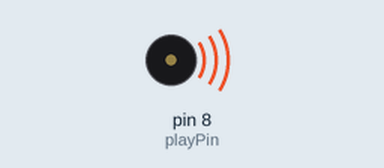
Simulated run of this sketch. Board: Arduino Uno, built with avr-gcc and run on an emulated ATmega328P. On the bench: buzzer (waves = sounding).

Above: at 0.2 s.
Timing chart, 0 to 5.6 s (numbered marks = the images above):
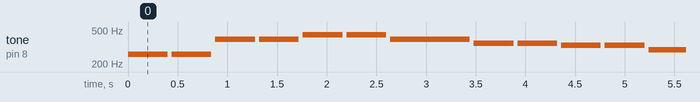

The sketch:

buzzer_star.ino
```cpp
int playPin = 8;
// 依樂譜的順序，填入代表的音符，空白代表休止符
char notes[] = "ccggaagffeeddc ";

// 決定每個音階的拍子，用 unsigned long 所以拍子只能是正整數
unsigned long beats[] = {1,1,1,1,1,1,2,1,1,1,1,1,1,2,4};

// 利用 sizeof()，算出總共要多少音符
int length = sizeof(notes);

// 決定一拍的長度，這邊一拍 200 毫秒越大會播放越慢
int wait = 400;

void setup() {
  pinMode(playPin, OUTPUT);
}

void loop() {
  // 利用 for 來播放我們設定的歌曲，一個音一個音撥放

  for (int i = 0; i < length; i++) {
 // 如果是空白的話，不撥放音樂
    if (notes[i] == ' ') {
      delay(beats[i] * wait); // rest
    } else {

  // 呼叫 palySound() 這個 function，將音符轉換成訊號讓蜂鳴器發聲
      playSound(playPin,notes[i], beats[i] * wait);
    }

    // 每個音符之間的間隔，這邊設定的長短會有連音或斷音的效果
    delay(wait/10);
  }

}

void playSound(int OutputPin, char note, unsigned long duration) {
   // 音符字元與對應的頻率由兩個矩陣表示
  char names[] = { 'c', 'd', 'e', 'f', 'g', 'a', 'b', 'C' };
  int tones[] = { 261, 294, 330, 349, 392, 440, 494, 523 };

  // 播放音符對應的頻率
  for (int i = 0; i < 8; i++) {
    if (names[i] == note) {
      tone(OutputPin,tones[i], duration);
  //下方的 delay() 及 noTone ()，因為Buzzer在播放音樂是有時間長度所以如果不停止等待會重覆播放
      delay(duration);
      noTone(OutputPin);
    }
  }
}
```

Measured:
- by itself, tone on pin 8 (playPin): plays 261 Hz for 0.40 s, 261 Hz for 0.40 s, 392 Hz for 0.40 s, 392 Hz for 0.40 s, 440 Hz for 0.40 s, 440 Hz for 0.40 s … (211 notes in this stretch)
